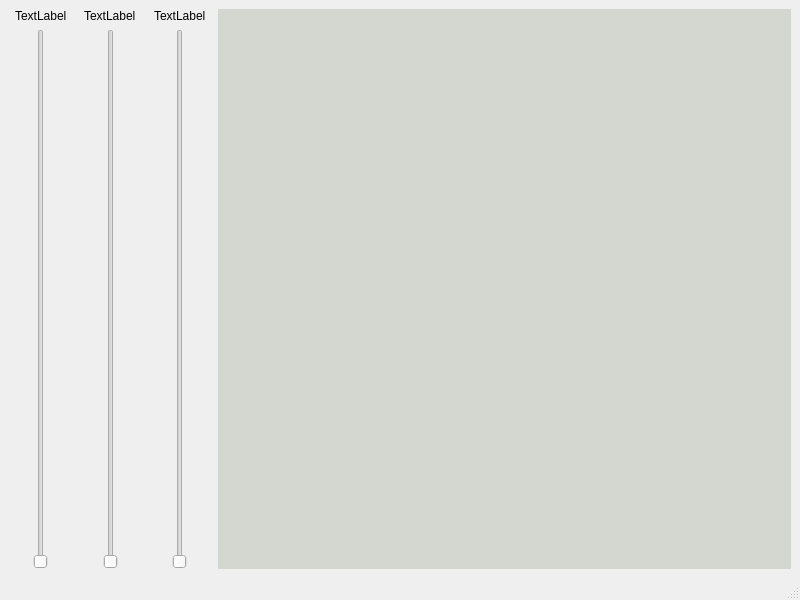
<?xml version="1.0" encoding="UTF-8"?>
<ui version="4.0">
 <class>MainWindow</class>
 <widget class="QMainWindow" name="MainWindow">
  <property name="geometry">
   <rect>
    <x>0</x>
    <y>0</y>
    <width>800</width>
    <height>600</height>
   </rect>
  </property>
  <property name="windowTitle">
   <string>MainWindow</string>
  </property>
  <widget class="QWidget" name="centralwidget">
   <layout class="QVBoxLayout" name="verticalLayout_4">
    <item>
     <layout class="QHBoxLayout" name="horizontalLayout" stretch="10,10,10,90">
      <item>
       <layout class="QVBoxLayout" name="verticalLayout">
        <item alignment="Qt::AlignHCenter">
         <widget class="QLabel" name="Label1">
          <property name="text">
           <string>TextLabel</string>
          </property>
         </widget>
        </item>
        <item alignment="Qt::AlignHCenter">
         <widget class="QSlider" name="Slider1">
          <property name="maximum">
           <number>100</number>
          </property>
          <property name="orientation">
           <enum>Qt::Vertical</enum>
          </property>
         </widget>
        </item>
       </layout>
      </item>
      <item>
       <layout class="QVBoxLayout" name="verticalLayout_2">
        <item alignment="Qt::AlignHCenter">
         <widget class="QLabel" name="Label2">
          <property name="text">
           <string>TextLabel</string>
          </property>
         </widget>
        </item>
        <item alignment="Qt::AlignHCenter">
         <widget class="QSlider" name="Slider2">
          <property name="maximum">
           <number>100</number>
          </property>
          <property name="orientation">
           <enum>Qt::Vertical</enum>
          </property>
         </widget>
        </item>
       </layout>
      </item>
      <item>
       <layout class="QVBoxLayout" name="verticalLayout_3">
        <item alignment="Qt::AlignHCenter">
         <widget class="QLabel" name="Label3">
          <property name="text">
           <string>TextLabel</string>
          </property>
         </widget>
        </item>
        <item alignment="Qt::AlignHCenter">
         <widget class="QSlider" name="Slider3">
          <property name="maximum">
           <number>100</number>
          </property>
          <property name="orientation">
           <enum>Qt::Vertical</enum>
          </property>
         </widget>
        </item>
       </layout>
      </item>
      <item>
       <widget class="QWidget" name="Traj_Plot" native="true">
        <property name="styleSheet">
         <string notr="true">background-color: rgb(211, 215, 207);</string>
        </property>
       </widget>
      </item>
     </layout>
    </item>
   </layout>
  </widget>
  <widget class="QMenuBar" name="menubar">
   <property name="geometry">
    <rect>
     <x>0</x>
     <y>0</y>
     <width>800</width>
     <height>22</height>
    </rect>
   </property>
  </widget>
  <widget class="QStatusBar" name="statusbar"/>
 </widget>
 <resources/>
 <connections/>
</ui>
